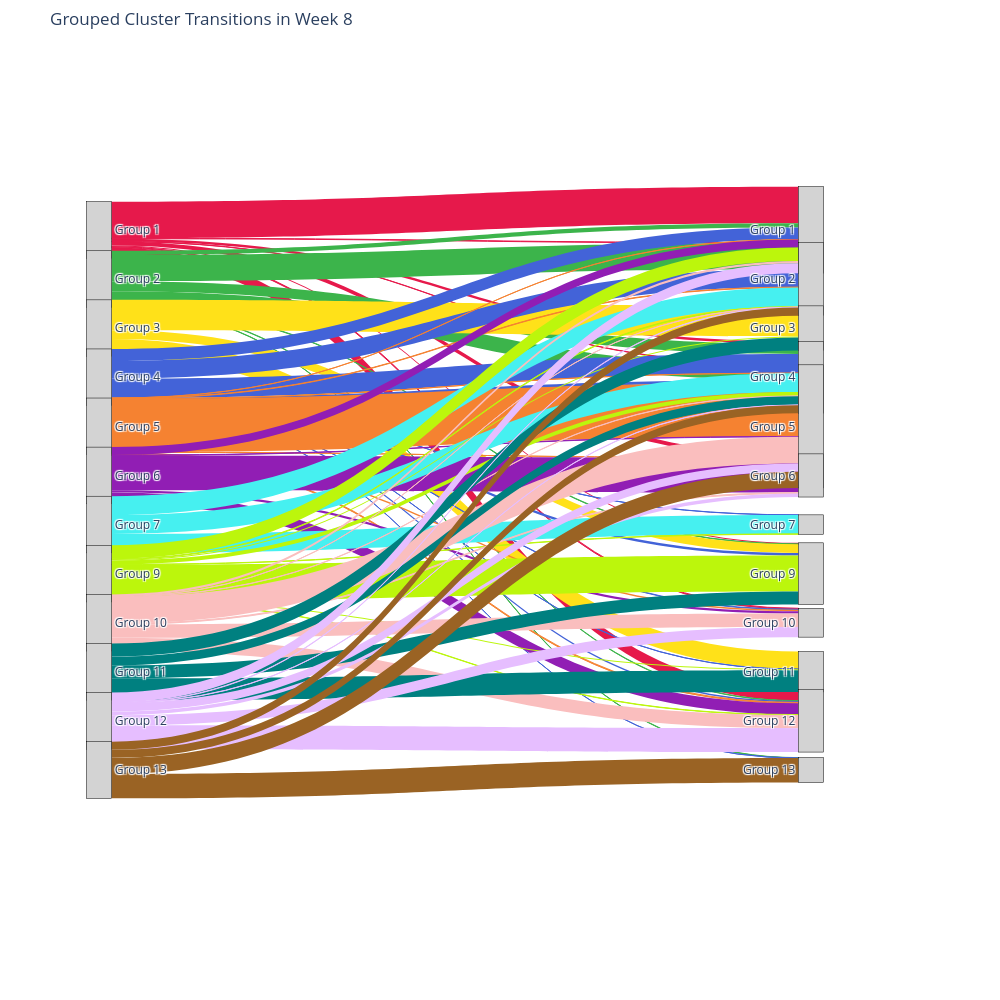
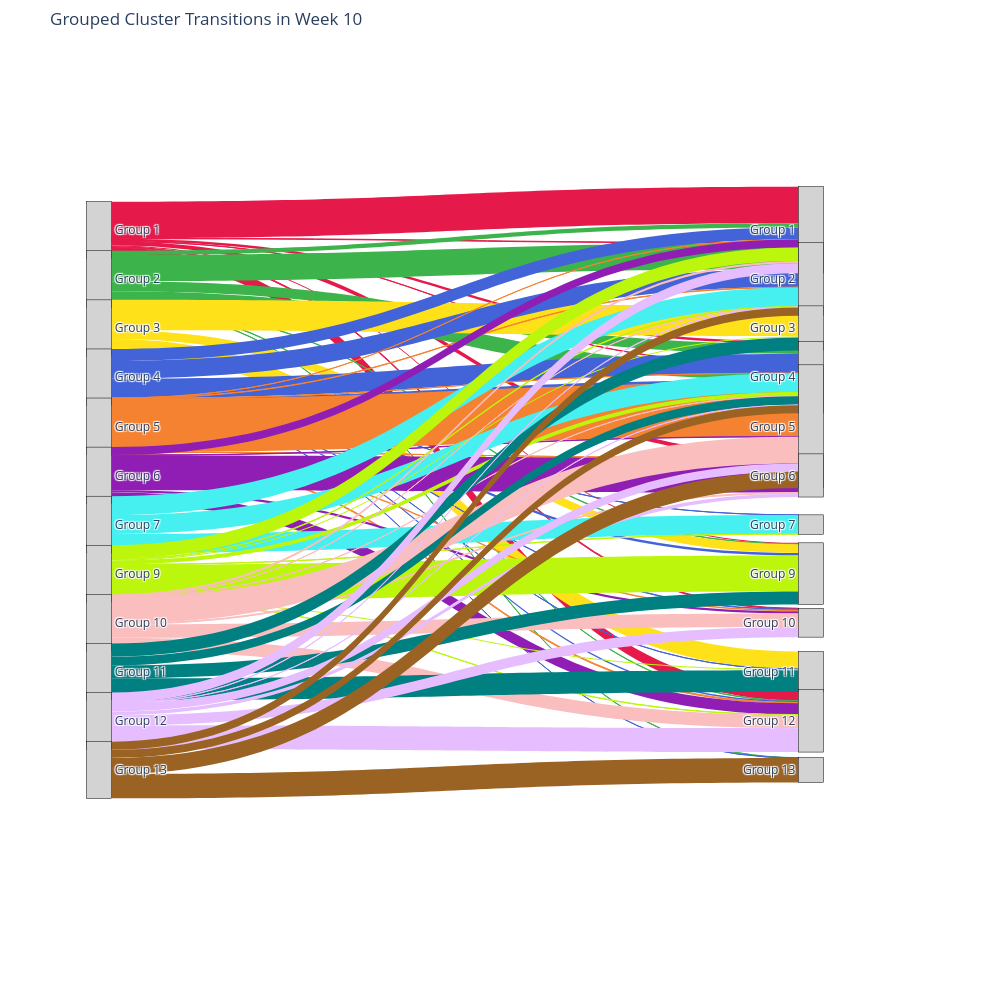
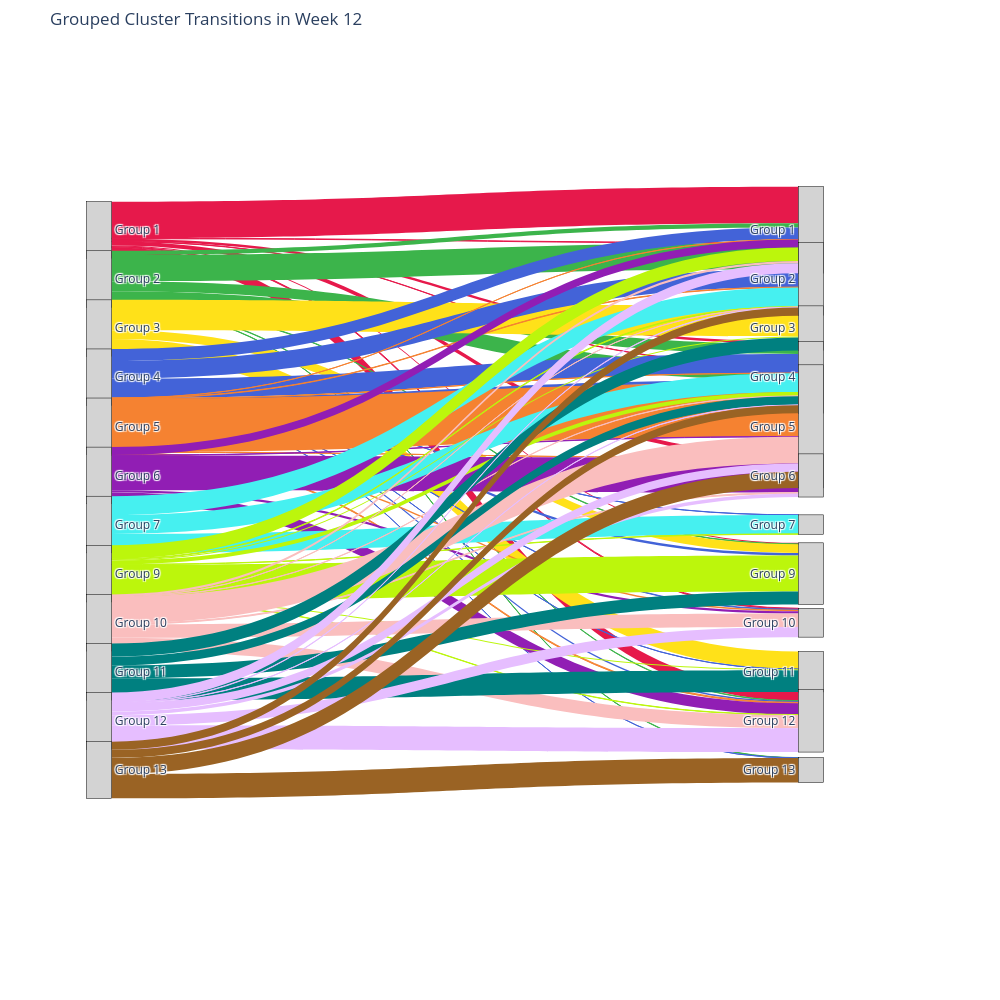
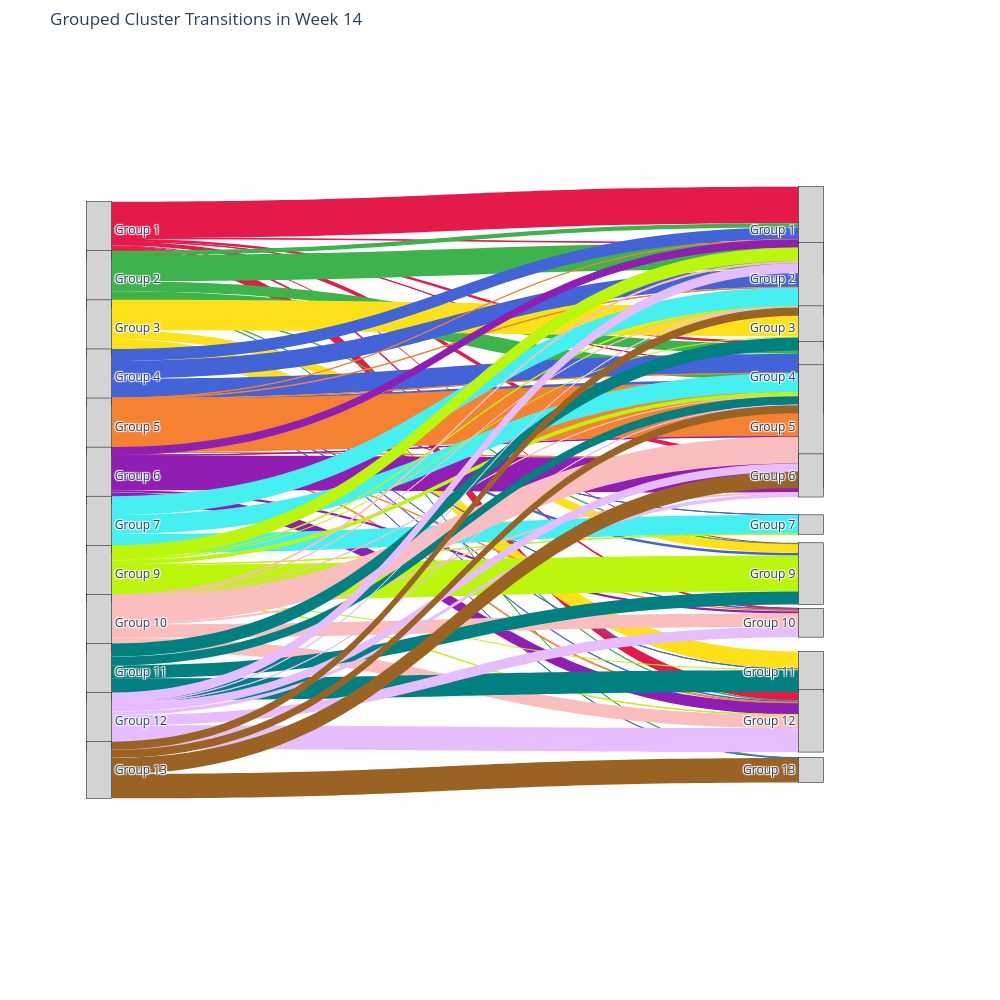

Write notebook code for charts like these, in order.
### Code cell
# Sankeys Grouped

for week in week_numbers:
    arena_data = all_data[all_data['Week_Number'] == week_number]
    create_grouped_sankey_plot(
        arena_data,
        week,
        save_path=eps_dir,
        mouse_name=mouse_name
    )

create_grouped_sankey_plot(
    all_data,
    "All",
    save_path=eps_dir,
    mouse_name=mouse_name
)

### Figure 1 — Plotly figure (JSON) as saved in the notebook; plotly's stock layout.template omitted (floating-point values rounded to 4 significant figures)
{"data": [{"link": {"color": ["#e6194b", "#e6194b", "#e6194b", "#e6194b", "#e6194b", "#e6194b", "#e6194b", "#e6194b", "#3cb44b", "#3cb44b", "#3cb44b", "#3cb44b", "#3cb44b", "#3cb44b", "#3cb44b", "#ffe119", "#ffe119", "#ffe119", "#4363d8", "#4363d8", "#4363d8", "#4363d8", "#4363d8", "#4363d8", "#4363d8", "#4363d8", "#4363d8", "#4363d8", "#f58231", "#f58231", "#f58231", "#f58231", "#f58231", "#f58231", "#f58231", "#911eb4", "#911eb4", "#911eb4", "#911eb4", "#911eb4", "#46f0f0", "#46f0f0", "#46f0f0", "#bcf60c", "#bcf60c", "#bcf60c", "#bcf60c", "#bcf60c", "#bcf60c", "#bcf60c", "#bcf60c", "#fabebe", "#fabebe", "#fabebe", "#fabebe", "#fabebe", "#fabebe", "#fabebe", "#008080", "#008080", "#008080", "#008080", "#e6beff", "#e6beff", "#e6beff", "#e6beff", "#e6beff", "#e6beff", "#e6beff", "#9a6324", "#9a6324", "#9a6324", "#9a6324"], "source": [0, 0, 0, 0, 0, 0, 0, 0, 1, 1, 1, 1, 1, 1, 1, 2, 2, 2, 3, 3, 3, 3, 3, 3, 3, 3, 3, 3, 4, 4, 4, 4, 4, 4, 4, 5, 5, 5, 5, 5, 6, 6, 6, 7, 7, 7, 7, 7, 7, 7, 7, 8, 8, 8, 8, 8, 8, 8, 9, 9, 9, 9, 10, 10, 10, 10, 10, 10, 10, 11, 11, 11, 11], "target": [12, 13, 15, 16, 17, 19, 20, 22, 12, 13, 15, 16, 19, 22, 23, 14, 19, 21, 12, 13, 15, 16, 18, 19, 20, 21, 22, 23, 12, 13, 15, 16, 17, 20, 22, 12, 16, 17, 20, 22, 13, 15, 18, 12, 13, 14, 15, 18, 19, 21, 22, 12, 13, 15, 16, 17, 20, 22, 14, 15, 19, 21, 12, 13, 15, 16, 17, 20, 22, 13, 15, 16, 23], "value": [0.6457, 0.008696, 0.04565, 0.004348, 0.06793, 0.01957, 0.01685, 0.1913, 0.07407, 0.4648, 0.1778, 0.263, 0.007407, 0.007407, 0.005556, 0.5385, 0.1538, 0.3077, 0.2123, 0.3128, 0.338, 0.05307, 0.002793, 0.0419, 0.00838, 0.002793, 0.02514, 0.002793, 0.002125, 0.008157, 0.001608, 0.9451, 0.0002872, 0.02608, 0.0166, 0.1406, 0.005857, 0.6135, 0.04246, 0.1977, 0.3333, 0.3333, 0.3333, 0.2378, 0.0122, 0.01829, 0.06707, 0.006098, 0.6341, 0.01829, 0.006098, 0.03906, 0.0009083, 0.004541, 0.4705, 0.01544, 0.2352, 0.2343, 0.2308, 0.1538, 0.2308, 0.3846, 0.1772, 0.007726, 0.004415, 0.1446, 0.06457, 0.1799, 0.4216, 0.1429, 0.1429, 0.2857, 0.4286]}, "node": {"color": "lightgray", "label": ["Group 1", "Group 2", "Group 3", "Group 4", "Group 5", "Group 6", "Group 7", "Group 9", "Group 10", "Group 11", "Group 12", "Group 13", "Group 1", "Group 2", "Group 3", "Group 4", "Group 5", "Group 6", "Group 7", "Group 9", "Group 10", "Group 11", "Group 12", "Group 13"], "line": {"color": "black", "width": 0.5}, "pad": 20, "thickness": 25, "x": [0.1, 0.1, 0.1, 0.1, 0.1, 0.1, 0.1, 0.1, 0.1, 0.1, 0.1, 0.1, 0.9, 0.9, 0.9, 0.9, 0.9, 0.9, 0.9, 0.9, 0.9, 0.9, 0.9, 0.9], "y": [0.2, 0.2545, 0.3091, 0.3636, 0.4182, 0.4727, 0.5273, 0.5818, 0.6364, 0.6909, 0.7455, 0.8, 0.2, 0.2545, 0.3091, 0.3636, 0.4182, 0.4727, 0.5273, 0.5818, 0.6364, 0.6909, 0.7455, 0.8]}, "type": "sankey"}], "layout": {"font": {"size": 12}, "height": 1000, "margin": {"b": 50, "l": 10, "r": 100, "t": 50}, "title": {"text": "Grouped Cluster Transitions in Week 8"}, "width": 1000}}

### Figure 2 — Plotly figure (JSON) as saved in the notebook; plotly's stock layout.template omitted (floating-point values rounded to 4 significant figures)
{"data": [{"link": {"color": ["#e6194b", "#e6194b", "#e6194b", "#e6194b", "#e6194b", "#e6194b", "#e6194b", "#e6194b", "#3cb44b", "#3cb44b", "#3cb44b", "#3cb44b", "#3cb44b", "#3cb44b", "#3cb44b", "#ffe119", "#ffe119", "#ffe119", "#4363d8", "#4363d8", "#4363d8", "#4363d8", "#4363d8", "#4363d8", "#4363d8", "#4363d8", "#4363d8", "#4363d8", "#f58231", "#f58231", "#f58231", "#f58231", "#f58231", "#f58231", "#f58231", "#911eb4", "#911eb4", "#911eb4", "#911eb4", "#911eb4", "#46f0f0", "#46f0f0", "#46f0f0", "#bcf60c", "#bcf60c", "#bcf60c", "#bcf60c", "#bcf60c", "#bcf60c", "#bcf60c", "#bcf60c", "#fabebe", "#fabebe", "#fabebe", "#fabebe", "#fabebe", "#fabebe", "#fabebe", "#008080", "#008080", "#008080", "#008080", "#e6beff", "#e6beff", "#e6beff", "#e6beff", "#e6beff", "#e6beff", "#e6beff", "#9a6324", "#9a6324", "#9a6324", "#9a6324"], "source": [0, 0, 0, 0, 0, 0, 0, 0, 1, 1, 1, 1, 1, 1, 1, 2, 2, 2, 3, 3, 3, 3, 3, 3, 3, 3, 3, 3, 4, 4, 4, 4, 4, 4, 4, 5, 5, 5, 5, 5, 6, 6, 6, 7, 7, 7, 7, 7, 7, 7, 7, 8, 8, 8, 8, 8, 8, 8, 9, 9, 9, 9, 10, 10, 10, 10, 10, 10, 10, 11, 11, 11, 11], "target": [12, 13, 15, 16, 17, 19, 20, 22, 12, 13, 15, 16, 19, 22, 23, 14, 19, 21, 12, 13, 15, 16, 18, 19, 20, 21, 22, 23, 12, 13, 15, 16, 17, 20, 22, 12, 16, 17, 20, 22, 13, 15, 18, 12, 13, 14, 15, 18, 19, 21, 22, 12, 13, 15, 16, 17, 20, 22, 14, 15, 19, 21, 12, 13, 15, 16, 17, 20, 22, 13, 15, 16, 23], "value": [0.6457, 0.008696, 0.04565, 0.004348, 0.06793, 0.01957, 0.01685, 0.1913, 0.07407, 0.4648, 0.1778, 0.263, 0.007407, 0.007407, 0.005556, 0.5385, 0.1538, 0.3077, 0.2123, 0.3128, 0.338, 0.05307, 0.002793, 0.0419, 0.00838, 0.002793, 0.02514, 0.002793, 0.002125, 0.008157, 0.001608, 0.9451, 0.0002872, 0.02608, 0.0166, 0.1406, 0.005857, 0.6135, 0.04246, 0.1977, 0.3333, 0.3333, 0.3333, 0.2378, 0.0122, 0.01829, 0.06707, 0.006098, 0.6341, 0.01829, 0.006098, 0.03906, 0.0009083, 0.004541, 0.4705, 0.01544, 0.2352, 0.2343, 0.2308, 0.1538, 0.2308, 0.3846, 0.1772, 0.007726, 0.004415, 0.1446, 0.06457, 0.1799, 0.4216, 0.1429, 0.1429, 0.2857, 0.4286]}, "node": {"color": "lightgray", "label": ["Group 1", "Group 2", "Group 3", "Group 4", "Group 5", "Group 6", "Group 7", "Group 9", "Group 10", "Group 11", "Group 12", "Group 13", "Group 1", "Group 2", "Group 3", "Group 4", "Group 5", "Group 6", "Group 7", "Group 9", "Group 10", "Group 11", "Group 12", "Group 13"], "line": {"color": "black", "width": 0.5}, "pad": 20, "thickness": 25, "x": [0.1, 0.1, 0.1, 0.1, 0.1, 0.1, 0.1, 0.1, 0.1, 0.1, 0.1, 0.1, 0.9, 0.9, 0.9, 0.9, 0.9, 0.9, 0.9, 0.9, 0.9, 0.9, 0.9, 0.9], "y": [0.2, 0.2545, 0.3091, 0.3636, 0.4182, 0.4727, 0.5273, 0.5818, 0.6364, 0.6909, 0.7455, 0.8, 0.2, 0.2545, 0.3091, 0.3636, 0.4182, 0.4727, 0.5273, 0.5818, 0.6364, 0.6909, 0.7455, 0.8]}, "type": "sankey"}], "layout": {"font": {"size": 12}, "height": 1000, "margin": {"b": 50, "l": 10, "r": 100, "t": 50}, "title": {"text": "Grouped Cluster Transitions in Week 10"}, "width": 1000}}

### Figure 3 — Plotly figure (JSON) as saved in the notebook; plotly's stock layout.template omitted (floating-point values rounded to 4 significant figures)
{"data": [{"link": {"color": ["#e6194b", "#e6194b", "#e6194b", "#e6194b", "#e6194b", "#e6194b", "#e6194b", "#e6194b", "#3cb44b", "#3cb44b", "#3cb44b", "#3cb44b", "#3cb44b", "#3cb44b", "#3cb44b", "#ffe119", "#ffe119", "#ffe119", "#4363d8", "#4363d8", "#4363d8", "#4363d8", "#4363d8", "#4363d8", "#4363d8", "#4363d8", "#4363d8", "#4363d8", "#f58231", "#f58231", "#f58231", "#f58231", "#f58231", "#f58231", "#f58231", "#911eb4", "#911eb4", "#911eb4", "#911eb4", "#911eb4", "#46f0f0", "#46f0f0", "#46f0f0", "#bcf60c", "#bcf60c", "#bcf60c", "#bcf60c", "#bcf60c", "#bcf60c", "#bcf60c", "#bcf60c", "#fabebe", "#fabebe", "#fabebe", "#fabebe", "#fabebe", "#fabebe", "#fabebe", "#008080", "#008080", "#008080", "#008080", "#e6beff", "#e6beff", "#e6beff", "#e6beff", "#e6beff", "#e6beff", "#e6beff", "#9a6324", "#9a6324", "#9a6324", "#9a6324"], "source": [0, 0, 0, 0, 0, 0, 0, 0, 1, 1, 1, 1, 1, 1, 1, 2, 2, 2, 3, 3, 3, 3, 3, 3, 3, 3, 3, 3, 4, 4, 4, 4, 4, 4, 4, 5, 5, 5, 5, 5, 6, 6, 6, 7, 7, 7, 7, 7, 7, 7, 7, 8, 8, 8, 8, 8, 8, 8, 9, 9, 9, 9, 10, 10, 10, 10, 10, 10, 10, 11, 11, 11, 11], "target": [12, 13, 15, 16, 17, 19, 20, 22, 12, 13, 15, 16, 19, 22, 23, 14, 19, 21, 12, 13, 15, 16, 18, 19, 20, 21, 22, 23, 12, 13, 15, 16, 17, 20, 22, 12, 16, 17, 20, 22, 13, 15, 18, 12, 13, 14, 15, 18, 19, 21, 22, 12, 13, 15, 16, 17, 20, 22, 14, 15, 19, 21, 12, 13, 15, 16, 17, 20, 22, 13, 15, 16, 23], "value": [0.6457, 0.008696, 0.04565, 0.004348, 0.06793, 0.01957, 0.01685, 0.1913, 0.07407, 0.4648, 0.1778, 0.263, 0.007407, 0.007407, 0.005556, 0.5385, 0.1538, 0.3077, 0.2123, 0.3128, 0.338, 0.05307, 0.002793, 0.0419, 0.00838, 0.002793, 0.02514, 0.002793, 0.002125, 0.008157, 0.001608, 0.9451, 0.0002872, 0.02608, 0.0166, 0.1406, 0.005857, 0.6135, 0.04246, 0.1977, 0.3333, 0.3333, 0.3333, 0.2378, 0.0122, 0.01829, 0.06707, 0.006098, 0.6341, 0.01829, 0.006098, 0.03906, 0.0009083, 0.004541, 0.4705, 0.01544, 0.2352, 0.2343, 0.2308, 0.1538, 0.2308, 0.3846, 0.1772, 0.007726, 0.004415, 0.1446, 0.06457, 0.1799, 0.4216, 0.1429, 0.1429, 0.2857, 0.4286]}, "node": {"color": "lightgray", "label": ["Group 1", "Group 2", "Group 3", "Group 4", "Group 5", "Group 6", "Group 7", "Group 9", "Group 10", "Group 11", "Group 12", "Group 13", "Group 1", "Group 2", "Group 3", "Group 4", "Group 5", "Group 6", "Group 7", "Group 9", "Group 10", "Group 11", "Group 12", "Group 13"], "line": {"color": "black", "width": 0.5}, "pad": 20, "thickness": 25, "x": [0.1, 0.1, 0.1, 0.1, 0.1, 0.1, 0.1, 0.1, 0.1, 0.1, 0.1, 0.1, 0.9, 0.9, 0.9, 0.9, 0.9, 0.9, 0.9, 0.9, 0.9, 0.9, 0.9, 0.9], "y": [0.2, 0.2545, 0.3091, 0.3636, 0.4182, 0.4727, 0.5273, 0.5818, 0.6364, 0.6909, 0.7455, 0.8, 0.2, 0.2545, 0.3091, 0.3636, 0.4182, 0.4727, 0.5273, 0.5818, 0.6364, 0.6909, 0.7455, 0.8]}, "type": "sankey"}], "layout": {"font": {"size": 12}, "height": 1000, "margin": {"b": 50, "l": 10, "r": 100, "t": 50}, "title": {"text": "Grouped Cluster Transitions in Week 12"}, "width": 1000}}

### Figure 4 — Plotly figure (JSON) as saved in the notebook; plotly's stock layout.template omitted (floating-point values rounded to 4 significant figures)
{"data": [{"link": {"color": ["#e6194b", "#e6194b", "#e6194b", "#e6194b", "#e6194b", "#e6194b", "#e6194b", "#e6194b", "#3cb44b", "#3cb44b", "#3cb44b", "#3cb44b", "#3cb44b", "#3cb44b", "#3cb44b", "#ffe119", "#ffe119", "#ffe119", "#4363d8", "#4363d8", "#4363d8", "#4363d8", "#4363d8", "#4363d8", "#4363d8", "#4363d8", "#4363d8", "#4363d8", "#f58231", "#f58231", "#f58231", "#f58231", "#f58231", "#f58231", "#f58231", "#911eb4", "#911eb4", "#911eb4", "#911eb4", "#911eb4", "#46f0f0", "#46f0f0", "#46f0f0", "#bcf60c", "#bcf60c", "#bcf60c", "#bcf60c", "#bcf60c", "#bcf60c", "#bcf60c", "#bcf60c", "#fabebe", "#fabebe", "#fabebe", "#fabebe", "#fabebe", "#fabebe", "#fabebe", "#008080", "#008080", "#008080", "#008080", "#e6beff", "#e6beff", "#e6beff", "#e6beff", "#e6beff", "#e6beff", "#e6beff", "#9a6324", "#9a6324", "#9a6324", "#9a6324"], "source": [0, 0, 0, 0, 0, 0, 0, 0, 1, 1, 1, 1, 1, 1, 1, 2, 2, 2, 3, 3, 3, 3, 3, 3, 3, 3, 3, 3, 4, 4, 4, 4, 4, 4, 4, 5, 5, 5, 5, 5, 6, 6, 6, 7, 7, 7, 7, 7, 7, 7, 7, 8, 8, 8, 8, 8, 8, 8, 9, 9, 9, 9, 10, 10, 10, 10, 10, 10, 10, 11, 11, 11, 11], "target": [12, 13, 15, 16, 17, 19, 20, 22, 12, 13, 15, 16, 19, 22, 23, 14, 19, 21, 12, 13, 15, 16, 18, 19, 20, 21, 22, 23, 12, 13, 15, 16, 17, 20, 22, 12, 16, 17, 20, 22, 13, 15, 18, 12, 13, 14, 15, 18, 19, 21, 22, 12, 13, 15, 16, 17, 20, 22, 14, 15, 19, 21, 12, 13, 15, 16, 17, 20, 22, 13, 15, 16, 23], "value": [0.6457, 0.008696, 0.04565, 0.004348, 0.06793, 0.01957, 0.01685, 0.1913, 0.07407, 0.4648, 0.1778, 0.263, 0.007407, 0.007407, 0.005556, 0.5385, 0.1538, 0.3077, 0.2123, 0.3128, 0.338, 0.05307, 0.002793, 0.0419, 0.00838, 0.002793, 0.02514, 0.002793, 0.002125, 0.008157, 0.001608, 0.9451, 0.0002872, 0.02608, 0.0166, 0.1406, 0.005857, 0.6135, 0.04246, 0.1977, 0.3333, 0.3333, 0.3333, 0.2378, 0.0122, 0.01829, 0.06707, 0.006098, 0.6341, 0.01829, 0.006098, 0.03906, 0.0009083, 0.004541, 0.4705, 0.01544, 0.2352, 0.2343, 0.2308, 0.1538, 0.2308, 0.3846, 0.1772, 0.007726, 0.004415, 0.1446, 0.06457, 0.1799, 0.4216, 0.1429, 0.1429, 0.2857, 0.4286]}, "node": {"color": "lightgray", "label": ["Group 1", "Group 2", "Group 3", "Group 4", "Group 5", "Group 6", "Group 7", "Group 9", "Group 10", "Group 11", "Group 12", "Group 13", "Group 1", "Group 2", "Group 3", "Group 4", "Group 5", "Group 6", "Group 7", "Group 9", "Group 10", "Group 11", "Group 12", "Group 13"], "line": {"color": "black", "width": 0.5}, "pad": 20, "thickness": 25, "x": [0.1, 0.1, 0.1, 0.1, 0.1, 0.1, 0.1, 0.1, 0.1, 0.1, 0.1, 0.1, 0.9, 0.9, 0.9, 0.9, 0.9, 0.9, 0.9, 0.9, 0.9, 0.9, 0.9, 0.9], "y": [0.2, 0.2545, 0.3091, 0.3636, 0.4182, 0.4727, 0.5273, 0.5818, 0.6364, 0.6909, 0.7455, 0.8, 0.2, 0.2545, 0.3091, 0.3636, 0.4182, 0.4727, 0.5273, 0.5818, 0.6364, 0.6909, 0.7455, 0.8]}, "type": "sankey"}], "layout": {"font": {"size": 12}, "height": 1000, "margin": {"b": 50, "l": 10, "r": 100, "t": 50}, "title": {"text": "Grouped Cluster Transitions in Week 14"}, "width": 1000}}
